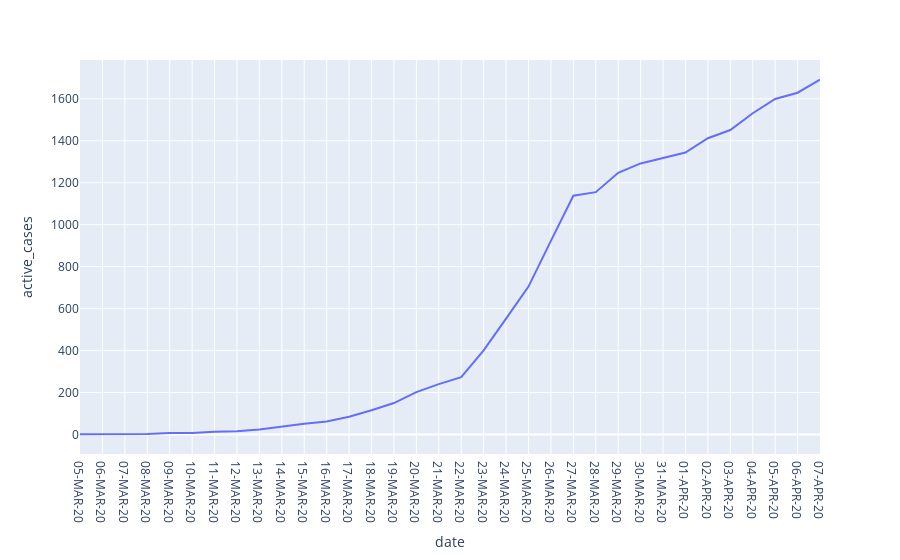

Notebook code for this chart:
### Code cell
##Plot active cases
fig = px.line(df, x="date", y="active_cases")
fig.show()

### Figure 1 — Plotly figure (JSON) as saved in the notebook; plotly's stock layout.template omitted (floating-point values rounded to 4 significant figures)
{"data": [{"hoverlabel": {"namelength": 0}, "hovertemplate": "date=%{x}<br>active_cases=%{y}", "legendgroup": "", "line": {"color": "#636efa", "dash": "solid"}, "mode": "lines", "name": "", "showlegend": false, "type": "scatter", "x": ["05-MAR-20", "06-MAR-20", "07-MAR-20", "08-MAR-20", "09-MAR-20", "10-MAR-20", "11-MAR-20", "12-MAR-20", "13-MAR-20", "14-MAR-20", "15-MAR-20", "16-MAR-20", "17-MAR-20", "18-MAR-20", "19-MAR-20", "20-MAR-20", "21-MAR-20", "22-MAR-20", "23-MAR-20", "24-MAR-20", "25-MAR-20", "26-MAR-20", "27-MAR-20", "28-MAR-20", "29-MAR-20", "30-MAR-20", "31-MAR-20", "01-APR-20", "02-APR-20", "03-APR-20", "04-APR-20", "05-APR-20", "06-APR-20", "07-APR-20"], "xaxis": "x", "y": [1, 1, 2, 3, 7, 7, 13, 16, 24, 38, 51, 62, 85, 116, 150, 202, 240, 273, 401, 552, 705, 923, 1138, 1155, 1247, 1292, 1317, 1344, 1412, 1451, 1531, 1599, 1629, 1691], "yaxis": "y"}], "layout": {"legend": {"tracegroupgap": 0}, "margin": {"t": 60}, "xaxis": {"anchor": "y", "domain": [0, 1], "title": {"text": "date"}}, "yaxis": {"anchor": "x", "domain": [0, 1], "title": {"text": "active_cases"}}}}
